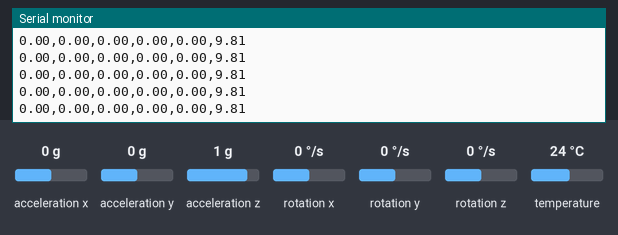
Simulated run of this sketch. Board: ESP32. Shown: the last lines printed to the serial monitor. The test bench sets the inputs (shaded band); at power-on: acceleration x 0 g, acceleration y 0 g, acceleration z 1 g, rotation x 0 °/s, rotation y 0 °/s, rotation z 0 °/s, temperature 24 °C.

Above: at 3.4 s.
3.5 s: acceleration x set to -1.4 g
At 4.6 s:
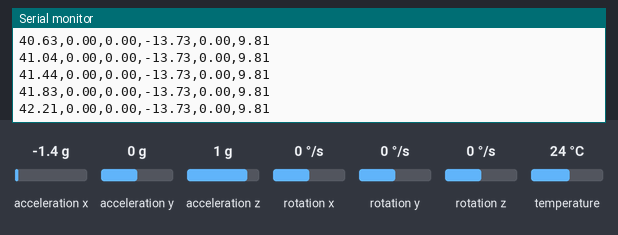
5.0 s: acceleration y set to -1.4 g
At 5.6 s:
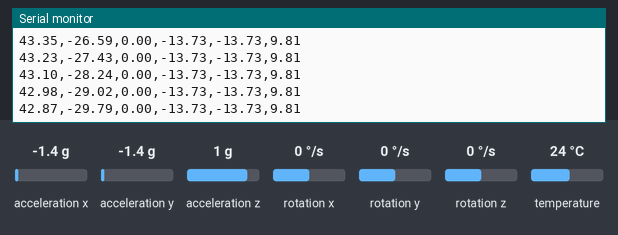
6.5 s: acceleration z set to -1.4 g
At 7.1 s:
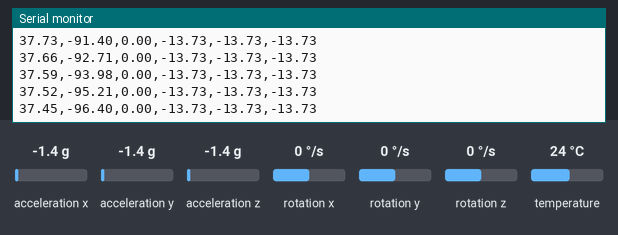
8.0 s: rotation x set to -192 °/s
At 8.8 s:
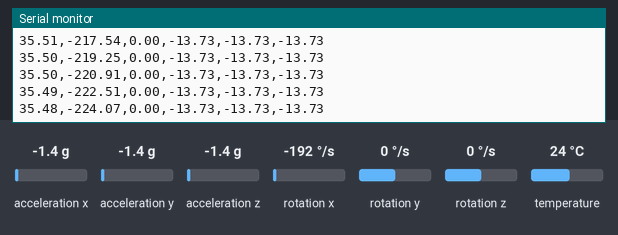
9.5 s: rotation x set to 192 °/s
At 10.3 s:
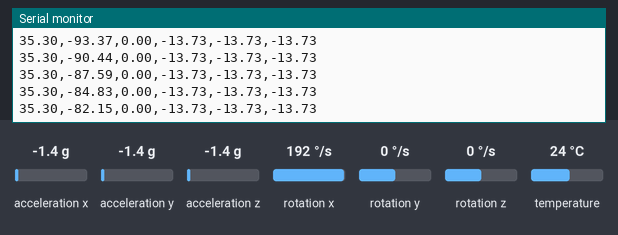
Timing chart, 0 to 12.5 s (numbered marks = the images above; inputs shaded):
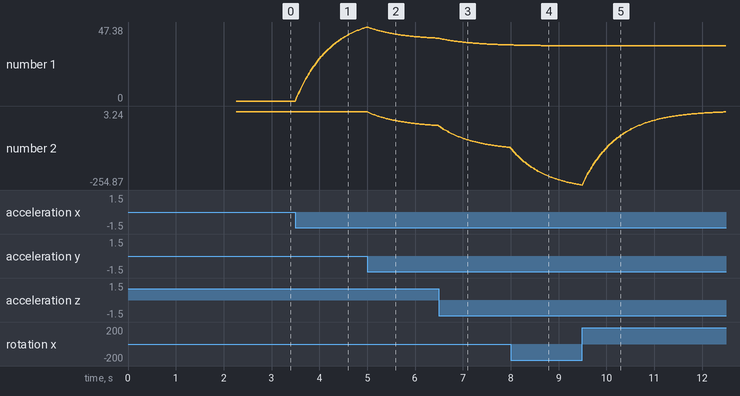

Measured:
- after the input at 3.5 s, the serial monitor: prints a new line at once (image 1)
- plotted number 1: 0 → 47.38 after the input at 3.5 s

The sketch:

esp32_mpu6050_telemetry.ino
```cpp
/**
 * ESP32 + MPU6050 Inertial Measurement Unit (IMU) Flight Telemetry Firmware
 *
 * Hardware Wiring:
 *   ESP32 Pin      MPU-6050 Pin
 *   ---------------------------
 *   3V3     -----> VCC
 *   GND     -----> GND
 *   GPIO 21 -----> SDA
 *   GPIO 22 -----> SCL
 *
 * Required Arduino Libraries:
 *   - Adafruit MPU6050 (by Adafruit)
 *   - Adafruit Unified Sensor (by Adafruit)
 *   - Wire (Built-in)
 *
 * Serial Output Format:
 *   Standard CSV: pitch,roll,yaw,ax,ay,az
 *   Baud Rate: 115200
 */

#include <Wire.h>
#include <Adafruit_MPU6050.h>
#include <Adafruit_Sensor.h>

Adafruit_MPU6050 mpu;

// Telemetry State
float pitch = 0.0;
float roll  = 0.0;
float yaw   = 0.0;

// Accelerometer calibration offsets (zero level)
float accOffsetX = 0.0;
float accOffsetY = 0.0;
float accOffsetZ = 0.0;

// Gyroscope calibration offsets (drift compensation)
float gyroOffsetX = 0.0;
float gyroOffsetY = 0.0;
float gyroOffsetZ = 0.0;

unsigned long prevTime = 0;
const int CALIBRATION_SAMPLES = 300;

void calibrateSensors() {
  Serial.println("// Calibrating MPU6050... Keep ESP32 flat and still on table");
  float axSum = 0, aySum = 0, azSum = 0;
  float gxSum = 0, gySum = 0, gzSum = 0;

  for (int i = 0; i < CALIBRATION_SAMPLES; i++) {
    sensors_event_t a, g, temp;
    mpu.getEvent(&a, &g, &temp);

    axSum += a.acceleration.x;
    aySum += a.acceleration.y;
    azSum += a.acceleration.z - 9.81; // 1G gravity compensation

    gxSum += g.gyro.x;
    gySum += g.gyro.y;
    gzSum += g.gyro.z;

    delay(5);
  }

  accOffsetX = axSum / CALIBRATION_SAMPLES;
  accOffsetY = aySum / CALIBRATION_SAMPLES;
  accOffsetZ = azSum / CALIBRATION_SAMPLES;

  gyroOffsetX = gxSum / CALIBRATION_SAMPLES;
  gyroOffsetY = gySum / CALIBRATION_SAMPLES;
  gyroOffsetZ = gzSum / CALIBRATION_SAMPLES;

  Serial.println("// Calibration complete. Starting real-time flight telemetry...");
}

void setup() {
  Serial.begin(115200);
  while (!Serial) {
    delay(10);
  }

  // Initialize I2C bus on ESP32 default pins: SDA=21, SCL=22, 400kHz Fast Mode
  Wire.begin(21, 22, 400000);

  if (!mpu.begin()) {
    Serial.println("// ERROR: Failed to find MPU6050 chip. Check wiring!");
    while (1) {
      delay(500);
    }
  }

  // Configure Sensor Ranges for Flight Dynamics
  mpu.setAccelerometerRange(MPU6050_RANGE_4_G);
  mpu.setGyroRange(MPU6050_RANGE_500_DEG);
  mpu.setFilterBandwidth(MPU6050_BAND_21_HZ);

  delay(100);
  calibrateSensors();
  prevTime = micros();
}

void loop() {
  sensors_event_t a, g, temp;
  mpu.getEvent(&a, &g, &temp);

  unsigned long currentTime = micros();
  float dt = (currentTime - prevTime) / 1000000.0;
  prevTime = currentTime;

  if (dt <= 0.0 || dt > 0.2) dt = 0.02; // Safeguard against timer wrap

  // Apply calibration offsets
  float ax = a.acceleration.x - accOffsetX;
  float ay = a.acceleration.y - accOffsetY;
  float az = a.acceleration.z - accOffsetZ;

  float gx = (g.gyro.x - gyroOffsetX) * 180.0 / PI; // convert rad/s to deg/s
  float gy = (g.gyro.y - gyroOffsetY) * 180.0 / PI;
  float gz = (g.gyro.z - gyroOffsetZ) * 180.0 / PI;

  // Calculate accelerometer pitch and roll (degrees)
  float accPitch = atan2(-ax, sqrt(ay * ay + az * az)) * 180.0 / PI;
  float accRoll  = atan2(ay, az) * 180.0 / PI;

  // High-performance Complementary Filter (97% Gyro Integration, 3% Accelerometer)
  pitch = 0.97 * (pitch + gy * dt) + 0.03 * accPitch;
  roll  = 0.97 * (roll  + gx * dt) + 0.03 * accRoll;
  yaw   += gz * dt; // Gyro yaw integration

  // Normalize yaw to [0, 360)
  while (yaw >= 360.0) yaw -= 360.0;
  while (yaw < 0.0)    yaw += 360.0;

  // Output standard CSV sentence: pitch,roll,yaw,ax,ay,az
  // Example: "12.45,-4.20,180.50,0.12,-0.05,9.82"
  Serial.printf("%.2f,%.2f,%.2f,%.2f,%.2f,%.2f\n", pitch, roll, yaw, ax, ay, az);

  // ~50 Hz update rate (20ms delay)
  delay(20);
}
```
